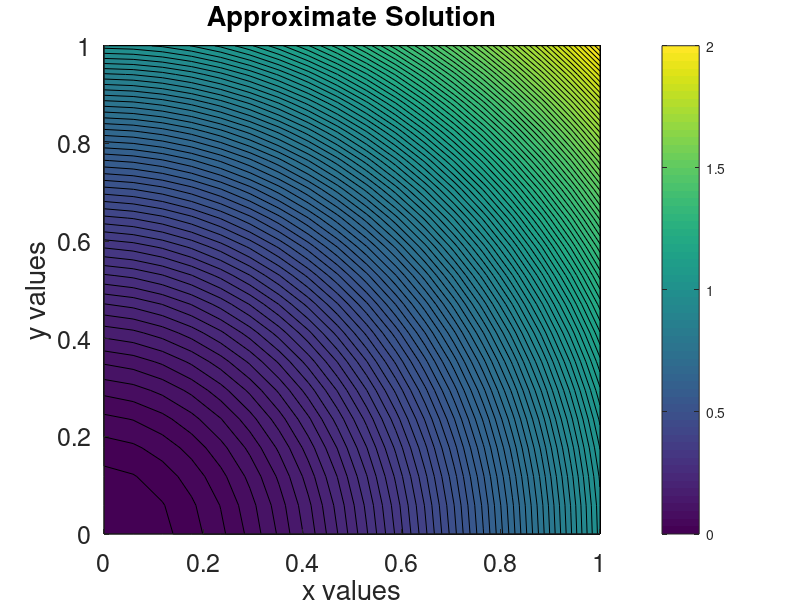
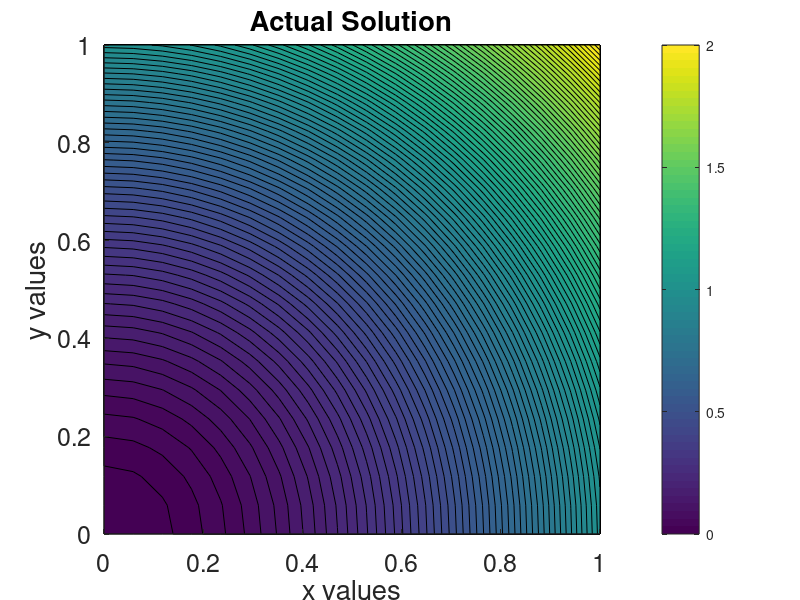
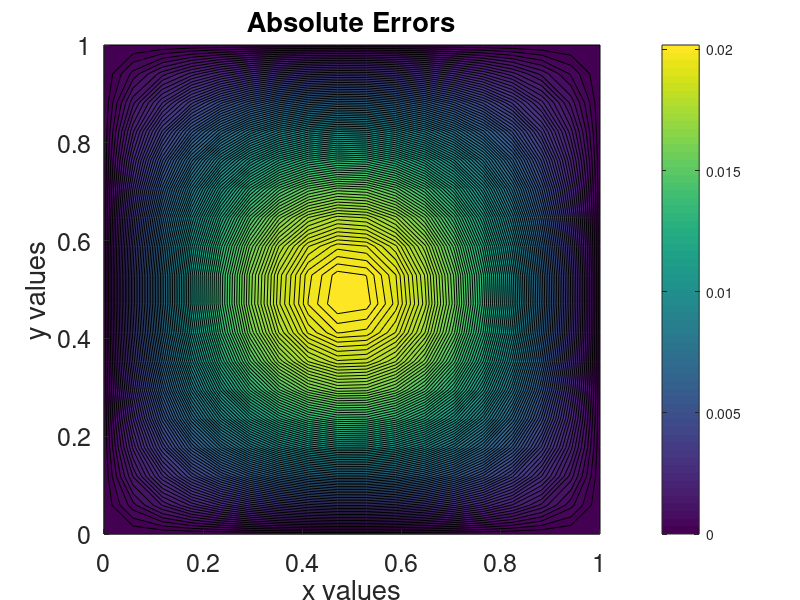

MATLAB code to generate these figures, in order:
% load data
[x,y,u_mg,u_act] = textread('data/output.txt');

problem_num = 2

num_unq = length(unique(x));
h = 1/num_unq;
k = 1/num_unq;
x_vals = repmat(0,num_unq,num_unq);
y_vals = repmat(0,num_unq,num_unq);
u_act_vals = repmat(0,num_unq,num_unq);
u_mg_vals = repmat(0,num_unq,num_unq);
u_errors_vals = repmat(0,num_unq,num_unq);

ind = 1;
for i=1:num_unq
    for j=1:num_unq
        x_vals(i,j) = x(ind);
        y_vals(i,j) = y(ind);
        u_act_vals(i,j) = u_act(ind);
        u_mg_vals(i,j) = u_mg(ind);
        u_errors_vals(i,j) = abs(u_act(ind) - u_mg(ind));
        ind = ind + 1;
    end
end
 
    % set up contour vector
    if problem_num == 1
        contour_vec = linspace(0, 1, 100);
    else
        contour_vec = linspace(0, 2, 100);
    end

    % make some plots --->
    figure(1);
    hold on;
    tit = title('Approximate Solution');
    set(tit,'FontSize', 22);
    contourf(x_vals,y_vals,u_mg_vals, contour_vec);
    xl = xlabel('x values');
    yl = ylabel('y values');
    set(xl,'FontSize',20);
    set(yl,'FontSize',20);
    colorbar;
    set(gca,'FontSize',18);
    hold off;
    file_name = ['images/problem', num2str(problem_num), '_approx_solution_mg_h_', strrep(num2str(h),'.','_'), '_k_', strrep(num2str(k),'.','_'), '.jpg'];
    print_cmd = ['print -djpeg ', file_name];
    eval(print_cmd);


    figure(2)
    hold on;
    tit = title('Actual Solution');
    set(tit,'FontSize', 22);
    contourf(x_vals,y_vals,u_act_vals, contour_vec);
    xl = xlabel('x values');
    yl = ylabel('y values');
    set(xl,'FontSize',20);
    set(yl,'FontSize',20);
    colorbar;
    set(gca,'FontSize',18);
    hold off;
    file_name = ['images/problem', num2str(problem_num), '_actual_solution_h_', strrep(num2str(h),'.','_'), '_k_', strrep(num2str(k),'.','_'), '.jpg'];
    print_cmd = ['print -djpeg ', file_name];
    eval(print_cmd);


    contour_vec = linspace(min(min(u_errors_vals)), max(max(u_errors_vals)), 100);

    figure(3)
    hold on;
    tit = title('Absolute Errors');
    set(tit,'FontSize', 22);
    contourf(x_vals,y_vals,u_errors_vals, contour_vec);
    xl = xlabel('x values');
    yl = ylabel('y values');
    set(xl,'FontSize',20);
    set(yl,'FontSize',20);
    colorbar;
    set(gca,'FontSize', 18);
    hold off;
    file_name = ['images/problem', num2str(problem_num), '_abs_errors_h_', strrep(num2str(h),'.','_'), '_k_', strrep(num2str(k),'.','_'), '.jpg'];
    print_cmd = ['print -djpeg ', file_name];
    eval(print_cmd);


% close all;
% post process --->
%system('./post_process.pl');

